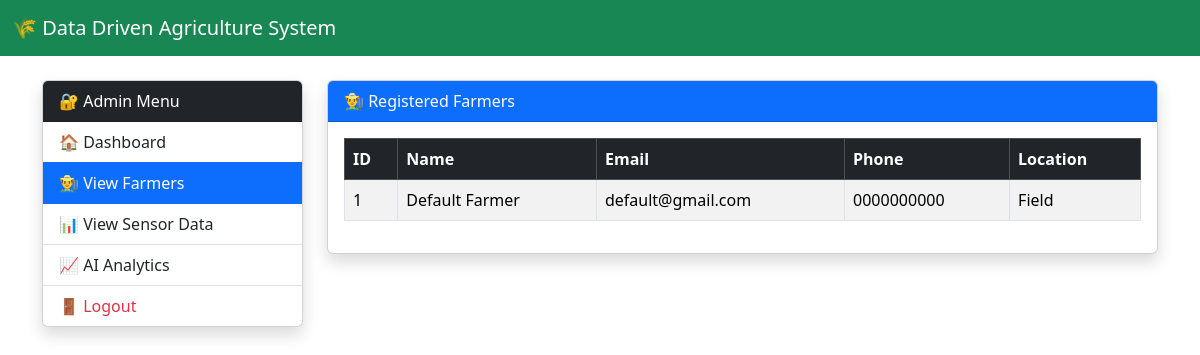
The page /core/view-farmers/ on the database its author committed.
### core/models.py (models this page shows, shortened)
class Farmer(models.Model):
    name = models.CharField(max_length=100)
    email = models.EmailField()
    password = models.CharField(max_length=100)
    phone = models.CharField(max_length=15)
    location = models.CharField(max_length=200)

### core/views.py (the view)
# urls.py: path('view-farmers/', views.view_farmers, name='view_farmers'),
def view_farmers(request):
    farmers = Farmer.objects.all()
    return render(request, 'admin/view_farmers.html', {'farmers': farmers})

### templates/admin/view_farmers.html
{% extends 'base.html' %}
{% block content %}
<div class="row">
    <div class="col-md-3">
        <div class="card shadow">
            <div class="card-header bg-dark text-white">
                🔐 Admin Menu
            </div>
            <div class="list-group list-group-flush">
                <a href="{% url 'admin_dashboard' %}"
                   class="list-group-item list-group-item-action">
                    🏠 Dashboard
                </a>
                <a href="{% url 'view_farmers' %}"
                   class="list-group-item list-group-item-action active">
                    👨‍🌾 View Farmers
                </a>
                <a href="{% url 'view_sensor' %}"
                   class="list-group-item list-group-item-action">
                    📊 View Sensor Data
                </a>
                <a href="{% url 'feature_importance' %}"
                   class="list-group-item list-group-item-action">
                    📈 AI Analytics
                </a>
                <a href="{% url 'admin_logout' %}"
                   class="list-group-item list-group-item-action text-danger">
                    🚪 Logout
                </a>
            </div>
        </div>
    </div>
    <div class="col-md-9">
        <div class="card shadow">
            <div class="card-header bg-primary text-white">
                👨‍🌾 Registered Farmers
            </div>
            <div class="card-body">
                <table class="table table-bordered table-striped">
                    <thead class="table-dark">
                        <tr>
                            <th>ID</th>
                            <th>Name</th>
                            <th>Email</th>
                            <th>Phone</th>
                            <th>Location</th>
                        </tr>
                    </thead>
                    <tbody>
                        {% for farmer in farmers %}
                        <tr>
                            <td>{{ farmer.id }}</td>
                            <td>{{ farmer.name }}</td>
                            <td>{{ farmer.email }}</td>
                            <td>{{ farmer.phone }}</td>
                            <td>{{ farmer.location }}</td>
                        </tr>
                        {% empty %}
                        <tr>
                            <td colspan="5" class="text-center">
                                No farmers registered
                            </td>
                        </tr>
                        {% endfor %}
                    </tbody>
                </table>
            </div>
        </div>
    </div>
</div>
{% endblock %}

### rows shown on the page
Farmer: id "1", name "Default Farmer", email "default@gmail.com", phone "0000000000", location "Field"
